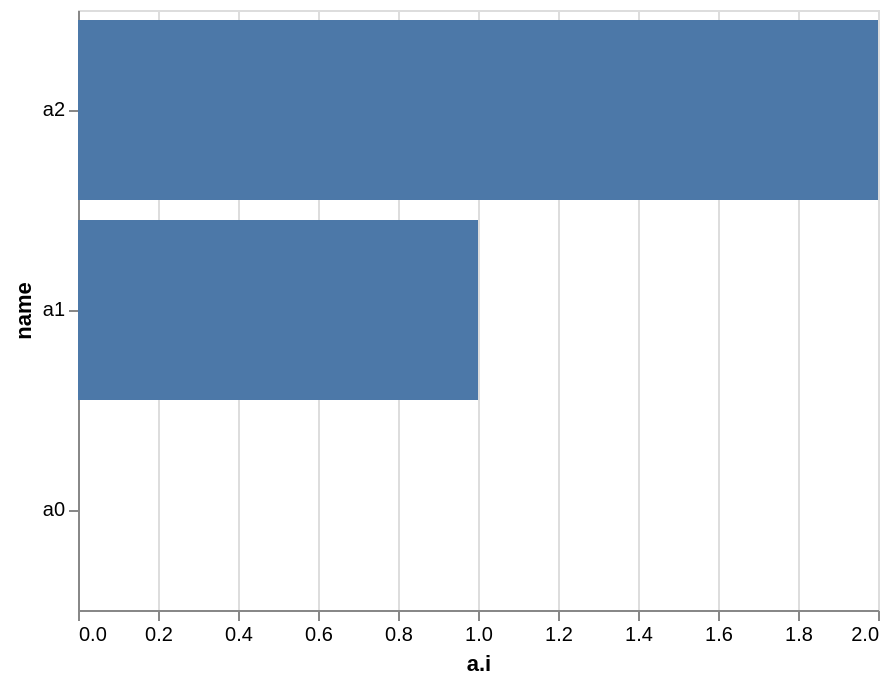

Here is the Vega-Lite specification saved for this chart:
### Vega-Lite specification from a JSON file in a GitHub repository (floating-point values rounded to 4 significant figures)
{"$schema": "https://vega.github.io/schema/vega-lite/v2.4.1.json", "config": {"view": {"width": 400, "height": 300}}, "data": {"values": [{"name": "a0", "a": {"i": 0}}, {"name": "a1", "a": {"i": 1}}, {"name": "a2", "a": {"i": 2}}]}, "encoding": {"x": {"field": "a.i", "type": "quantitative"}, "y": {"sort": {"order": "descending", "op": "sum", "field": "a\\.i"}, "type": "ordinal", "field": "name"}}, "mark": "bar"}
